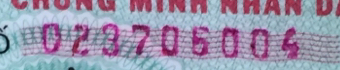
#> input picture temp/0/004_1.jpg, 340 x 70 px
$ python -i line_extractor.py   (imports and definitions only)
#> lines starting #> are read from the running program, lines starting #| are printed output that depends on the picture; after the words box and inside, x2 and y2 are one past the last pixel; in counts of white or black regions, pixels touching at a corner belong together
### src/utils/common.py
# -*- coding: utf-8 -*-
'''
Created on Oct 3, 2017

@author: loitg
'''

from pylab import *
import cv2
from scipy.ndimage import interpolation
from skimage.filters import threshold_sauvola, gaussian
from ocrolib import psegutils,morph,sl
import os
import shutil
import logging
from logging.handlers import TimedRotatingFileHandler

TEMPORARY_PATH = '/home/loitg/workspace/clocr/temp/'
RESOURCE_PATH = '/home/loitg/workspace/clocr/resource/'

cmnd_path = '/home/loitg/workspace/cmnd/scanned/'
cmnd_path = '/home/loitg/workspace/receipttest/img/'
hoadon_path = '/home/loitg/workspace/python/python/img/'
tmp_path = '/tmp/loitg/'

class obj:
    def __init__(self):
        pass
args = obj()
args.binmaskscale = 0.4
args.heavyprocesscale = 0.4
args.deskewscale = 0.1
args.range = 10

args.zoom = 0.5
args.range = 20
args.debug = 1
args.perc= 80
args.escale = 1.0
args.threshold = 0.5
args.lo = 5
args.hi = 90
args.usegauss = False
args.vscale = 1.0
args.hscale = 1.0
args.threshold = 0.2
args.pad = 0
args.expand = 3
args.model = '/home/loitg/workspace/receipttest/model/receipt-model-460-700-00590000.pyrnn.gz'
args.connect = 4
args.noise = 8

args.stdwidth=32*20
args.device = '/device:CPU:0'
args.mode = 'cu'
args.template_path = '/home/loitg/Downloads/cmnd_data/template/'
args.model_path_so = '/home/loitg/Downloads/poc_aia_resources/model_id-so/'
args.model_path_chu = '/home/loitg/Downloads/poc_aia_resources/model_chu3/'
args.download_dir = '/tmp/temp/'
args.logsdir = '/tmp/logs/' # store logs files
args.qget_wait_count = 400000
args.qget_wait_interval = 0.3
args.batch_size = 4

# [46 lines left out: functions pca2, gray2heatmap, createLogger, name2path, flattenCopy, not called in this run]

def summarize(a):
    b = a.ravel()
    return a.dtype, a.shape, [amin(b),mean(b),amax(b)], percentile(b, [0,20,40,60,80,100])

# [114 lines left out: functions DSHOW, ASHOW, sharpen, estimate_skew_angle, sauvola, simplefirstAnalyse and 1 more, not called in this run]

### src/lineextract/ocropus/line_extractor.py
# -*- coding: utf-8 -*-
'''
Created on Oct 3, 2017

@author: loitg
'''

from utils.common import args, sharpen, sauvola, firstAnalyse
from utils.removedot import removedot
import cv2
from numpy.ctypeslib import ndpointer
from pylab import *
from scipy.ndimage import filters,interpolation,morphology,measurements, uniform_filter1d, maximum_filter1d, minimum_filter1d
from scipy.ndimage.filters import gaussian_filter,uniform_filter,maximum_filter, minimum_filter
import ocrolib
from ocrolib import psegutils
from time import time

from ocrolib import morph,sl
from ocrolib.toplevel import *

from utils.common import DSHOW
from lineextract.line import Line


# [100 lines left out: functions pre_check_line, compute_boxmap, compute_gradmaps, compute_line_seeds, spread_labels, extract_line, not called in this run]


class LinesExtractor(object):

    def __init__(self):
        pass

    def extractLines(self, imgpath):
#> called with imgpath = '../../../temp/0/004_1.jpg'
        img_col = cv2.imread(imgpath)
#> img_col is the input picture: shape (70, 340, 3); mean B, G, R 171.8, 147.1, 156.1
        img_grey = cv2.imread(imgpath, 0)
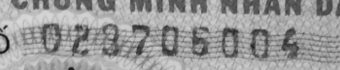
#> img_grey: shape (70, 340); min 15, max 218, mean 152.6
        h,w = img_grey.shape
#> h = 70; w = 340
        img_grey = cv2.normalize(img_grey.astype(float32), None, 0.0, 0.99, cv2.NORM_MINMAX)
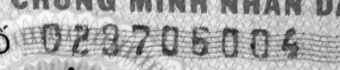
#> img_grey: shape (70, 340) float32; min -2.79e-09, max 0.99, mean 0.671; drawn with min black and max white
        img_grey = sharpen(img_grey)
#> in sharpen, `filter_blurred_l = gaussian(blurred_l, 0.4)`:
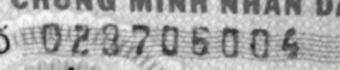
#> filter_blurred_l: shape (70, 340) float32; min 0.0871, max 0.979, mean 0.671
#> in sharpen, `return blurred_l + alpha * (blurred_l - filter_blurred_l)`:
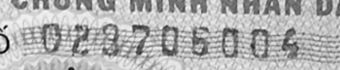
#> returned value: shape (70, 340) float32; min -0.244, max 1.07, mean 0.671; drawn with min black and max white
        img_bin_reversed = sauvola(img_grey, w=128, k=0.2, scaledown=args.binmaskscale, reverse=True)
#> in sauvola, `mask = cv2.resize(grayimg,None,fx=scaledown,fy=scaledown)`:
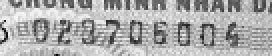
#> mask: shape (28, 136) float32 (shown 2 times larger); min -0.0719, max 1.03, mean 0.671; drawn with min black and max white
#> in sauvola, `mask = threshold_sauvola(mask, w, k)`:
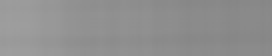
#> mask: shape (28, 136) float32 (shown 2 times larger); min 0.528, max 0.622, mean 0.565
#> in sauvola, `return where(grayimg > mask, uint8(0), uint8(1))`:
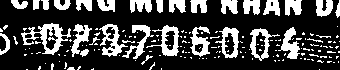
#> returned value: shape (70, 340); values 0 (black) and 1 (white), 26.9% white; 168 white regions (136 under 20 px), largest, box (x1, y1, x2, y2) and area: (21, 23, 71, 55) 574, (99, 24, 128, 57) 375, (146, 25, 179, 56) 369
#         ASHOW('ori', img_bin_reversed)
#> (the run stopped early here; a loop or call above may not have finished)

$ run again, on temp/1/01:56:55.jpg
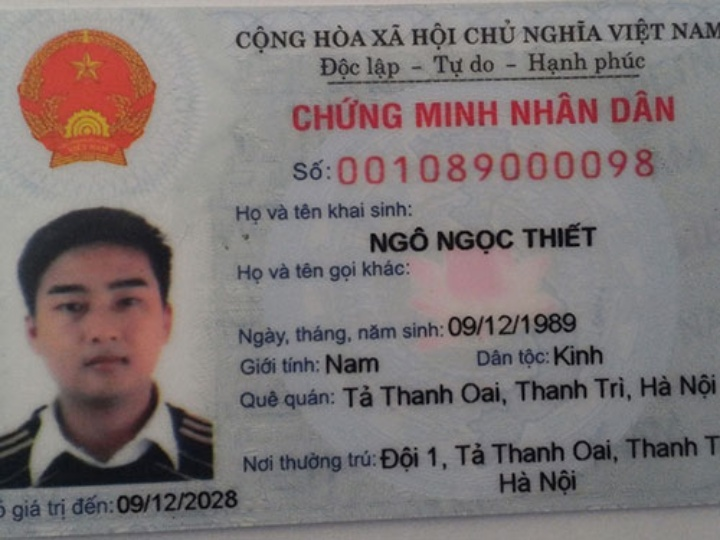
#> input picture temp/1/01:56:55.jpg, 720 x 540 px
#> in extractLines, img_col is the input picture: shape (540, 720, 3); mean B, G, R 118.5, 118.6, 127.3
#> in extractLines, `img_grey = cv2.normalize(img_grey.astype(float32), None, 0.0, 0.99, cv..`:
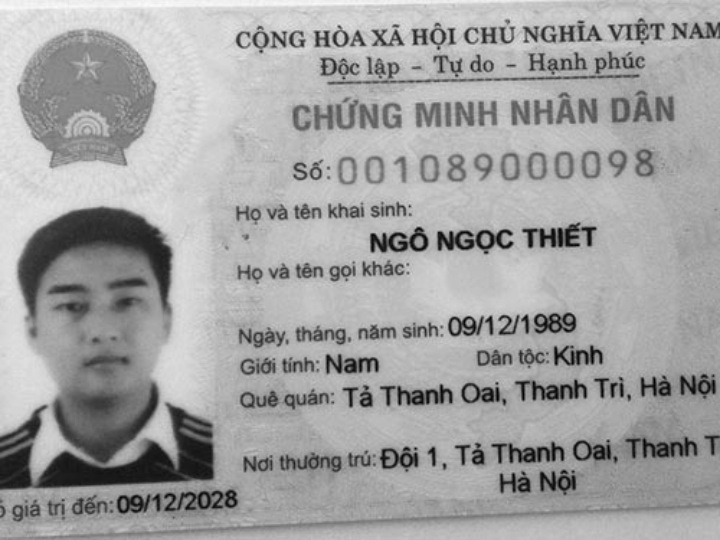
#> img_grey: shape (540, 720) float32; min 0, max 0.99, mean 0.638
#> in sauvola, `return where(grayimg > mask, uint8(0), uint8(1))`:
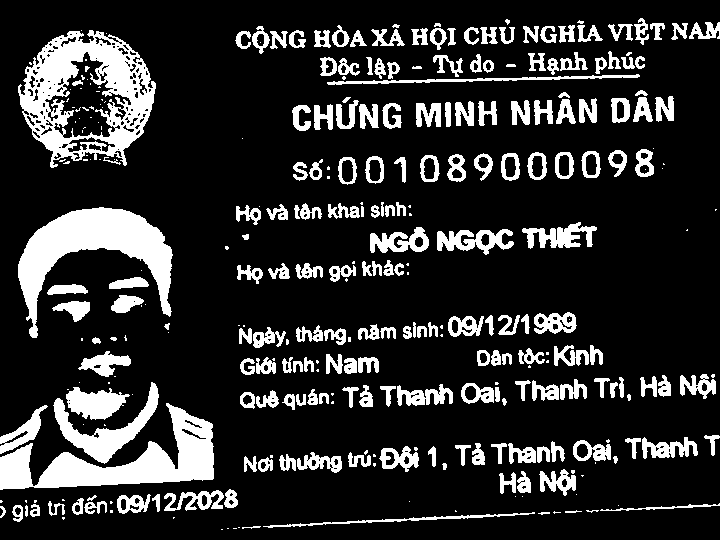
#> returned value: shape (540, 720); values 0 (black) and 1 (white), 17.8% white; 322 white regions (117 under 20 px), largest, box (x1, y1, x2, y2) and area: (18, 30, 156, 168) 8850, (18, 207, 173, 338) 7504, (0, 403, 214, 490) 7127

$ run again, on temp/bzcmnd9/template/0cancuoc.jpg
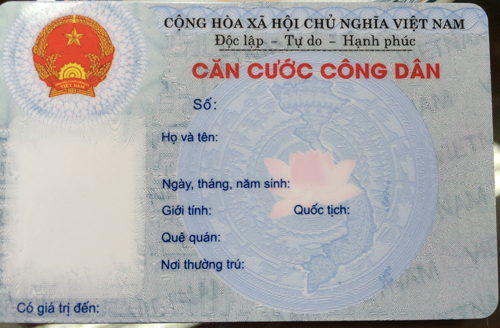
#> input picture temp/bzcmnd9/template/0cancuoc.jpg, 500 x 328 px
#> in extractLines, img_col is the input picture: shape (328, 500, 3); mean B, G, R 171.1, 170.1, 171.3
#> in sauvola, `return where(grayimg > mask, uint8(0), uint8(1))`:
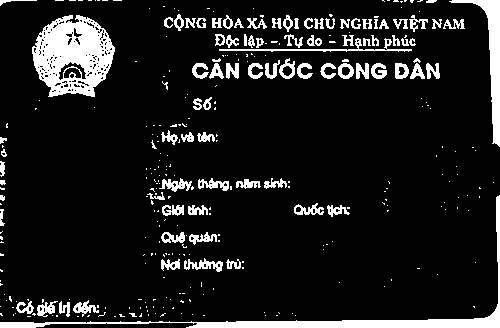
#> returned value: shape (328, 500); values 0 (black) and 1 (white), 11.2% white; 329 white regions (240 under 20 px), largest, box (x1, y1, x2, y2) and area: (32, 15, 115, 97) 4345, (0, 195, 500, 328) 3300, (449, 0, 500, 147) 1584
